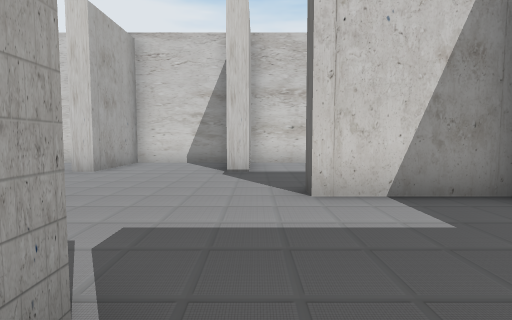
View 1 (above)

15 first-person views from a walk through a Unity game level. The camera is 1.5 m above the floor, tilts 4° down and sees 80° across. The floor is counted in squares, 2 m on a side. Each view is taken from the middle of a square. On the plan, view 1 faces up. The plan holds only what a view shows up to about 10 squares ahead; the rest is blank. The place goes on beyond the plan. The player character is not drawn.

View 2
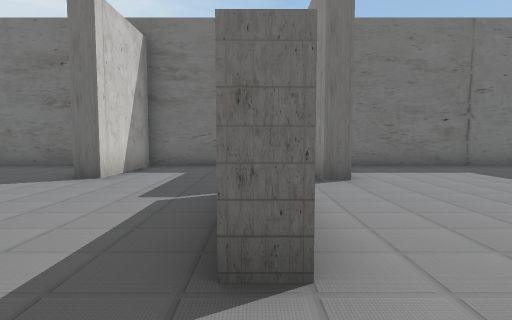

View 3
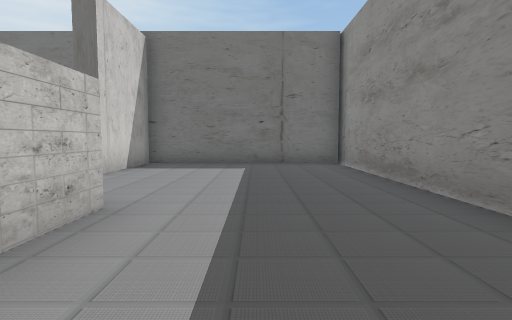

View 4
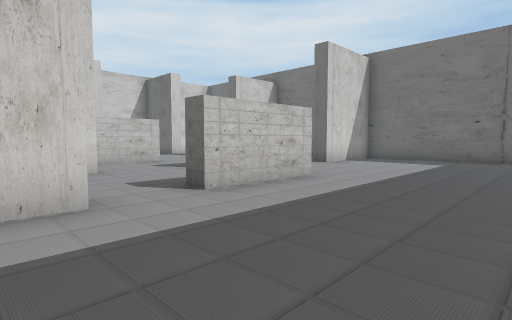

View 5
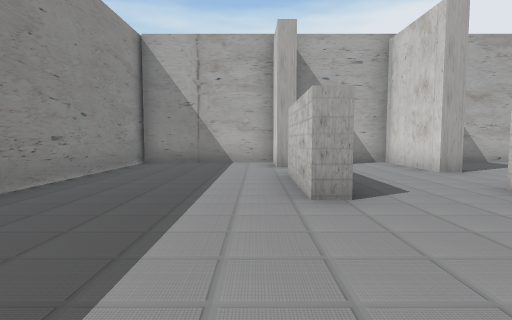

View 6
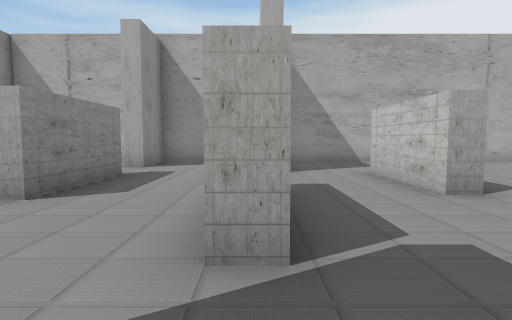

View 7
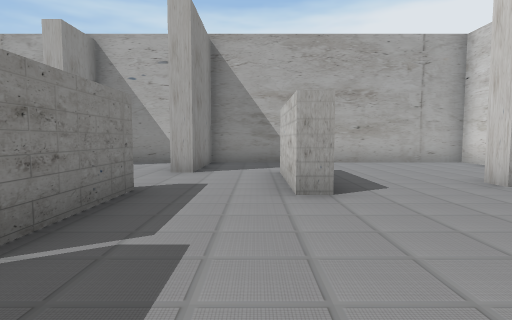

View 8
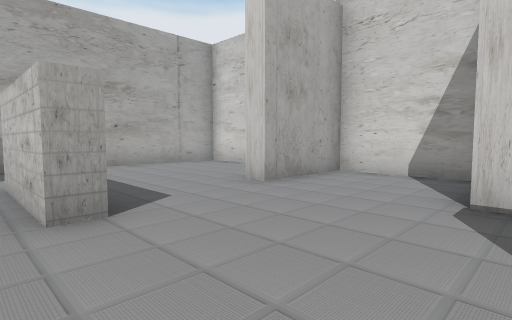

View 9
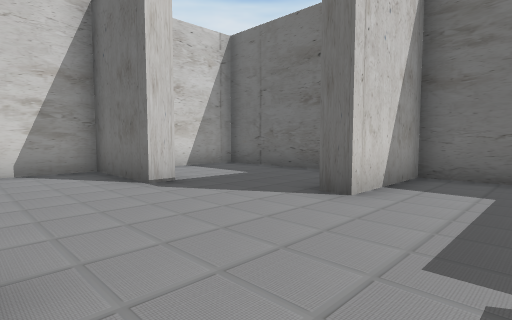

View 10
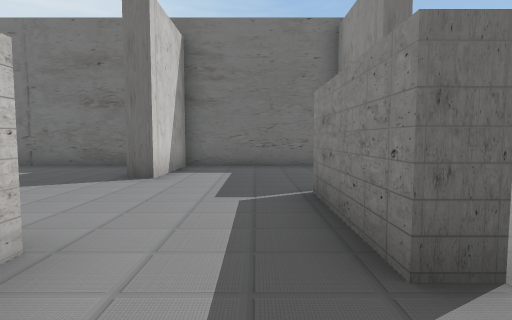

View 11
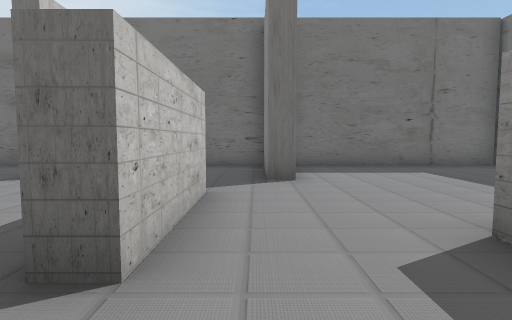

View 12
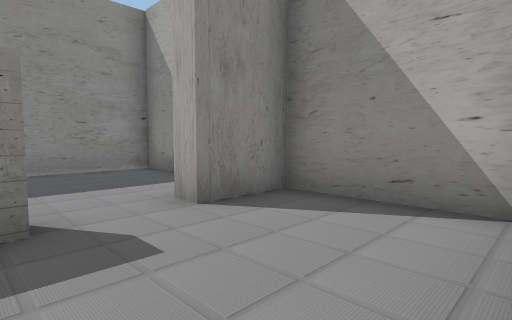

View 13
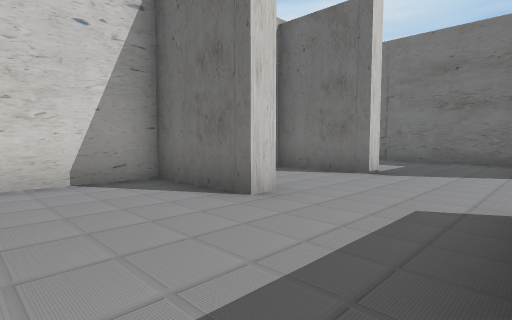

View 14
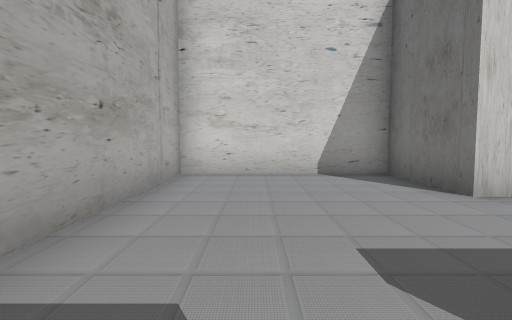

View 15
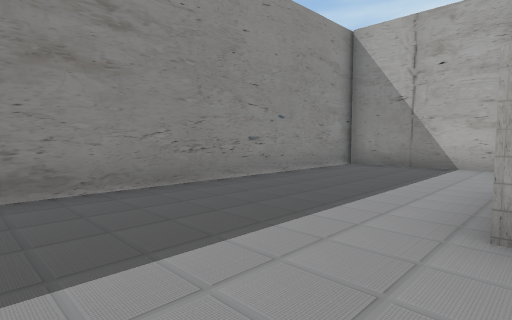

### Floor plan
Points are (right, up) in squares from view 1. A wall is a line through its corners. A room is listed if a view was taken in it or the views show most of it. See-through windows are left out.
Room 1 (views 1, 3, 4, 5, 15)
walls: (-2.7, -1.8) (-2.7, -2.3) (-5.4, -2.3); (-0.8, 0.7) (-2.5, 0.7); (-7, -2.3) (-8.2, -2.3); (3.4, -6.6) (3.4, -0.7) (0.5, -0.7) (0.5, -0.2); (-8.6, -2.4) (-8.6, -6.6); (-8.9, -6.6) (3.8, -6.6)
ways out: opening at (0, 1) to room 3; opening at (-6, -2) to room 4; opening at (-3, -0.5) to room 4
Room 2 (views 2, 10, 12, 13, 14)
walls: (-3.7, 6.9) (-4.2, 6.9) (-4.2, 9.5) (-8.6, 9.5) (-8.6, 1.6) (-5.8, 1.6) (-5.8, 1.1); (-3, 3.5) (-5.8, 3.5); (-3.5, 0.7) (-3.5, 1.2)
ways out: opening at (-4, 2.5) to room 3; opening at (-4, 5.5) to room 3; opening at (-4.5, 1) to room 4
Room 3 (views 6, 7, 8, 9)
walls: (-3, 4.1) (-3, 3.5); (3.4, 4.9) (3.4, 9.5) (-0.2, 9.5); (-0.2, 8.4) (-0.2, 6.9) (-0.7, 6.9) (-0.7, 9.5) (-3.7, 9.5) (-3.7, 6.9); (-3.5, 1.2) (-0.8, 1.2) (-0.8, 0.7); (0.5, -0.2) (3.4, -0.2) (3.4, 3.9) (0.7, 3.9) (0.7, 4.5)
ways out: opening at (0, 1) to room 1; opening at (-4, 2.5) to room 2; opening at (-4, 5.5) to room 2
Room 4 (view 11)
walls: (-5.4, -2.3) (-5.4, -1.8) (-2.7, -1.8); (-5.8, 1.1) (-8.6, 1.1) (-8.6, -1.8) (-7, -1.8) (-7, -2.3); (-2.5, 0.7) (-3.5, 0.7)
ways out: opening at (-6, -2) to room 1; opening at (-3, -0.5) to room 1; opening at (-4.5, 1) to room 2

Where each view was taken, in squares from view 1:
view 1: 0 up, 0 right, facing up
view 2: 1 up, 5 left, facing right
view 3: 4 down, 6 left, facing right
view 4: 6 down, 8 left, facing up-right
view 5: 3 down, 1 right, facing left
view 6: 1 up, 1 right, facing left
view 7: 3 up, 1 right, facing left
view 8: 3 up, 0 right, facing up-left
view 9: 2 up, 3 left, facing up-right
view 10: 2 up, 5 left, facing right
view 11: 0 up, 5 left, facing right
view 12: 1 up, 5 left, facing down-left
view 13: 4 up, 7 left, facing up-right
view 14: 3 up, 7 left, facing up
view 15: 2 down, 0 right, facing down-left
